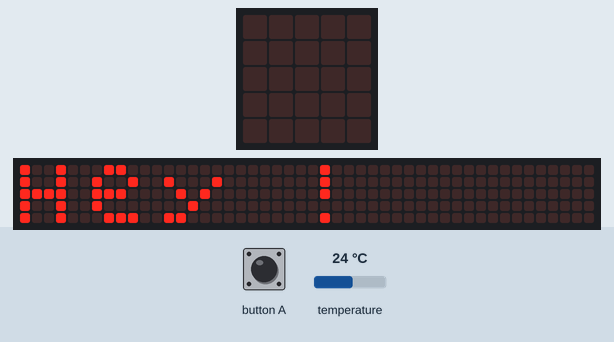
This program was run on a simulated BBC micro:bit (MakeCode). On the bench: the board's 5×5 LED display, a strip that is not on the board, showing the scrolling text unrolled. The inputs (shaded band) are chosen by the test bench; at power-on: temperature 24 °C. Random numbers come from a fixed seed; the 48×5 strip is a reading aid, not a part: it shows the text the display is scrolling, unrolled, one strip-width of it at a time.

Above: at 4.7 s.
At 6.67 s:
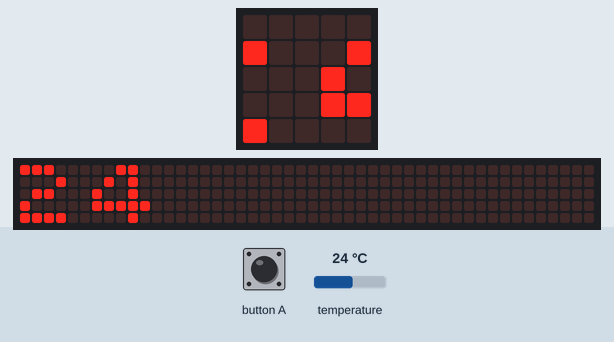
6.7 s: button A pressed for 0.15 s
At 8.9 s:
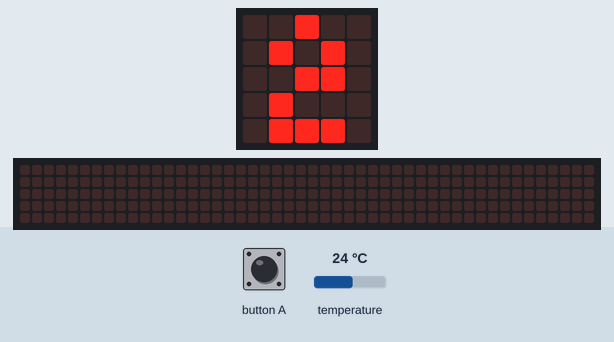
10.4 s: button A pressed 2 times (0.12 s each, 0.3 s apart)
At 12.5 s:
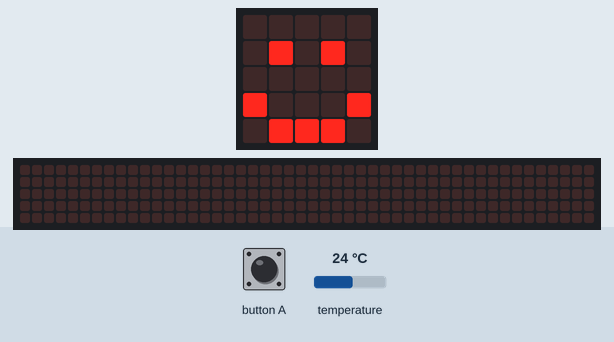
Timing chart, 0 to 14.0 s (numbered marks = the images above; inputs shaded):
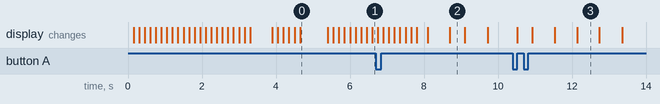

The program:

main.ts
```typescript
input.onButtonPressed(Button.A, function () {
    if (Math.randomBoolean()) {
        basic.showIcon(IconNames.Happy)
    } else {
        basic.showLeds(`
            . . # . .
            . # . # .
            . . # # .
            . # . . .
            . # # # .
            `)
    }
    basic.pause(1000)
})
basic.showString("Hey !")
loops.everyInterval(60000, function () {
    basic.showNumber(input.temperature())
})
basic.forever(function () {
    basic.showIcon(IconNames.Heart)
    basic.pause(200)
    basic.showLeds(`
        . # . # .
        # . # . #
        # . . . #
        . # . # .
        . . # . .
        `)
    basic.pause(200)
})
```

test.ts
```typescript
// les tests vont ici ; cela ne sera pas compilé si ce paquet est utilisé en tant qu'extension.
```

Measured:
- what the display in image 0 shows lasts 0.7 s, from 4.7 s to 5.4 s
- what the display in image 2 shows lasts 0.4 s, from 8.7 s to 9.1 s
- what the display in image 3 shows lasts 0.6 s, from 12.1 s to 12.7 s
